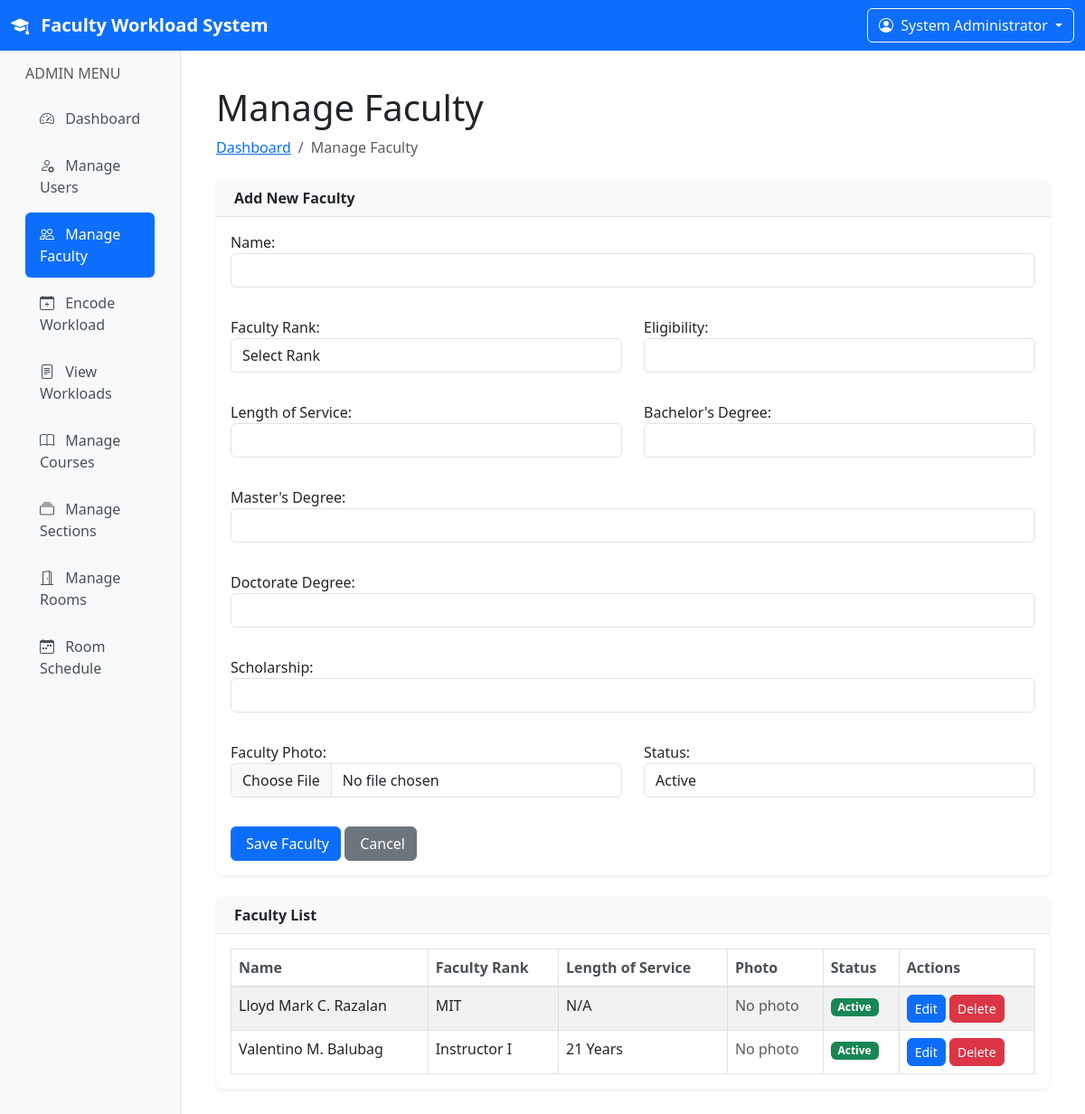
The page /admin/manage-faculty.php (signed in) on the database its author committed.
### tables this page shows
CREATE TABLE `users` (
  `id` int(11) NOT NULL,
  `name` varchar(100) NOT NULL,
  `email` varchar(100) NOT NULL,
  `password` varchar(255) NOT NULL,
  `role` enum('admin','faculty') NOT NULL,
  `faculty_rank` varchar(50) DEFAULT NULL,
  `eligibility` varchar(100) DEFAULT NULL,
  `bachelor_degree` varchar(100) DEFAULT NULL,
  `master_degree` varchar(100) DEFAULT NULL,
  `doctorate_degree` varchar(100) DEFAULT NULL,
  `scholarship` varchar(100) DEFAULT NULL,
  `length_of_service` varchar(20) DEFAULT NULL,
  `photo` varchar(255) DEFAULT NULL,
  `status` enum('active','inactive') DEFAULT 'active',
  `created_at` timestamp NOT NULL DEFAULT current_timestamp(),
  `updated_at` timestamp NOT NULL DEFAULT current_timestamp() ON UPDATE current_timestamp()
);

### admin/manage-faculty.php (the view, shortened to what this page needs)
<?php
require_once '../includes/db.php';
$page_title = 'Manage Faculty';
$faculty_query = "SELECT * FROM users WHERE role = 'faculty' ORDER BY name";
$faculty_result = $conn->query($faculty_query);
$edit_id = $_GET['edit'] ?? 0;
$faculty_data = null;
include_once '../includes/header.php';
?>
<div class="container-fluid px-4">
    <h1 class="mt-4"><?php echo $page_title; ?></h1>
    <ol class="breadcrumb mb-4">
        <li class="breadcrumb-item"><a href="dashboard.php">Dashboard</a></li>
        <li class="breadcrumb-item active"><?php echo $page_title; ?></li>
    </ol>
    <div class="card mb-4">
        <div class="card-header">
            <?php echo $edit_id > 0 ? 'Edit Faculty' : 'Add New Faculty'; ?>
        </div>
        <div class="card-body">
            <form method="post" enctype="multipart/form-data">
                <div class="row mb-3">
                    <div class="col-md-12">
                        <div class="form-group mb-3">
                            <label for="name">Name:</label>
                            <input type="text" class="form-control" id="name" name="name" required value="<?php echo $faculty_data['name'] ?? ''; ?>">
                        </div>
                    </div>
                </div>
                <div class="row mb-3">
                    <div class="col-md-6">
                        <div class="form-group mb-3">
                            <label for="faculty_rank">Faculty Rank:</label>
                            <select class="form-control" id="faculty_rank" name="faculty_rank">
                                <option value="">Select Rank</option>
                            </select>
                        </div>
                    </div>
                    <div class="col-md-6">
                        <div class="form-group mb-3">
                            <label for="eligibility">Eligibility:</label>
                            <input type="text" class="form-control" id="eligibility" name="eligibility" value="<?php echo $faculty_data['eligibility'] ?? ''; ?>">
                        </div>
                    </div>
                </div>
                <div class="row mb-3">
                    <div class="col-md-6">
                        <div class="form-group mb-3">
                            <label for="length_of_service">Length of Service:</label>
                            <input type="text" class="form-control" id="length_of_service" name="length_of_service" value="<?php echo $faculty_data['length_of_service'] ?? ''; ?>">
                        </div>
                    </div>
                    <div class="col-md-6">
                        <div class="form-group mb-3">
                            <label for="bachelor_degree">Bachelor's Degree:</label>
                            <input type="text" class="form-control" id="bachelor_degree" name="bachelor_degree" value="<?php echo $faculty_data['bachelor_degree'] ?? ''; ?>">
                        </div>
                    </div>
                </div>
                <div class="row mb-3">
                    <div class="col-md-12">
                        <div class="form-group mb-3">
                            <label for="master_degree">Master's Degree:</label>
                            <input type="text" class="form-control" id="master_degree" name="master_degree" value="<?php echo $faculty_data['master_degree'] ?? ''; ?>">
                        </div>
                    </div>
                </div>
                <div class="row mb-3">
                    <div class="col-md-12">
                        <div class="form-group mb-3">
                            <label for="doctorate_degree">Doctorate Degree:</label>
                            <input type="text" class="form-control" id="doctorate_degree" name="doctorate_degree" value="<?php echo $faculty_data['doctorate_degree'] ?? ''; ?>">
                        </div>
                    </div>
                </div>
                <div class="row mb-3">
                    <div class="col-md-12">
                        <div class="form-group mb-3">
                            <label for="scholarship">Scholarship:</label>
                            <input type="text" class="form-control" id="scholarship" name="scholarship" value="<?php echo $faculty_data['scholarship'] ?? ''; ?>">
                        </div>
                    </div>
                </div>
                <div class="row mb-3">
                    <div class="col-md-6">
                        <div class="form-group mb-3">
                            <label for="photo">Faculty Photo:</label>
                            <input type="file" class="form-control" id="photo" name="photo" accept="image/*">
                        </div>
                    </div>
                    <div class="col-md-6">
                        <div class="form-group mb-3">
                            <label for="status">Status:</label>
                            <select class="form-control" id="status" name="status">
                                <option value="active" <?php echo (isset($faculty_data['status']) && $faculty_data['status'] === 'active') ? 'selected' : ''; ?>>Active</option>
                            </select>
                        </div>
                    </div>
                </div>
                <div class="form-group">
                    <button type="submit" class="btn btn-primary">
                        <i class="fas fa-save me-1"></i> Save Faculty
                    </button>
                    <a href="manage-faculty.php" class="btn btn-secondary">
                        <i class="fas fa-times me-1"></i> Cancel
                    </a>
                </div>
            </form>
        </div>
    </div>
    <div class="card mb-4">
        <div class="card-header">
            Faculty List
        </div>
        <div class="card-body">
            <table id="facultyTable" class="table table-striped table-bordered">
                <thead>
                    <tr>
                        <th>Name</th>
                        <th>Faculty Rank</th>
                        <th>Length of Service</th>
                        <th>Photo</th>
                        <th>Status</th>
                        <th>Actions</th>
                    </tr>
                </thead>
                <tbody>
                    <?php while ($row = $faculty_result->fetch_assoc()): ?>
                    <tr>
                        <td><?php echo $row['name']; ?></td>
                        <td><?php echo $row['faculty_rank']; ?></td>
                        <td><?php echo $row['length_of_service'] ?? 'N/A'; ?></td>
                        <td>
                            <?php if (!empty($row['photo'])): ?>
                                <img src="../uploads/faculty/<?php echo $row['photo']; ?>" alt="Faculty Photo" style="max-width: 50px; max-height: 50px;">
                            <?php else: ?>
                                <span class="text-muted">No photo</span>
                            <?php endif; ?>
                        </td>
                        <td>
                            <span class="badge <?php echo $row['status'] === 'active' ? 'bg-success' : 'bg-danger'; ?>">
                                <?php echo ucfirst($row['status']); ?>
                            </span>
                        </td>
                        <td>
                            <a href="manage-faculty.php?edit=<?php echo $row['id']; ?>" class="btn btn-sm btn-primary">
                                <i class="fas fa-edit"></i> Edit
                            </a>
                            <a href="manage-faculty.php?delete=<?php echo $row['id']; ?>" class="btn btn-sm btn-danger" onclick="return confirm('Are you sure you want to delete this faculty?');">
                                <i class="fas fa-trash"></i> Delete
                            </a>
                        </td>
                    </tr>
                    <?php endwhile; ?>
                </tbody>
            </table>
        </div>
    </div>
</div>
<?php include_once '../includes/footer.php'; ?>

### includes/header.php (style rules this page uses)
.card { border: none; box-shadow: 0 0.125rem 0.25rem rgba(0, 0, 0, 0.075); margin-bottom: 1.5rem; }
.card-header { background-color: #f8f9fa; border-bottom: 1px solid #dee2e6; font-weight: 600; }
.btn { border-radius: 0.375rem; font-weight: 500; transition: all 0.3s ease; }
.table { margin-bottom: 0; }
.table thead th { border-bottom: 2px solid #dee2e6; font-weight: 600; color: #495057; }
.card, .btn, .form-control, .modal { transition: all 0.3s ease; }

### rows shown on the page
users: name "Lloyd Mark C. Razalan", faculty_rank "MIT", length_of_service "N/A", shows "No photo", status "Active"
users: name "Valentino M. Balubag", faculty_rank "Instructor I", length_of_service "21 Years", shows "No photo", status "Active"

### other values the page prints
$_SESSION['user_name'] "System Administrator"
$page_title "Manage Faculty"
